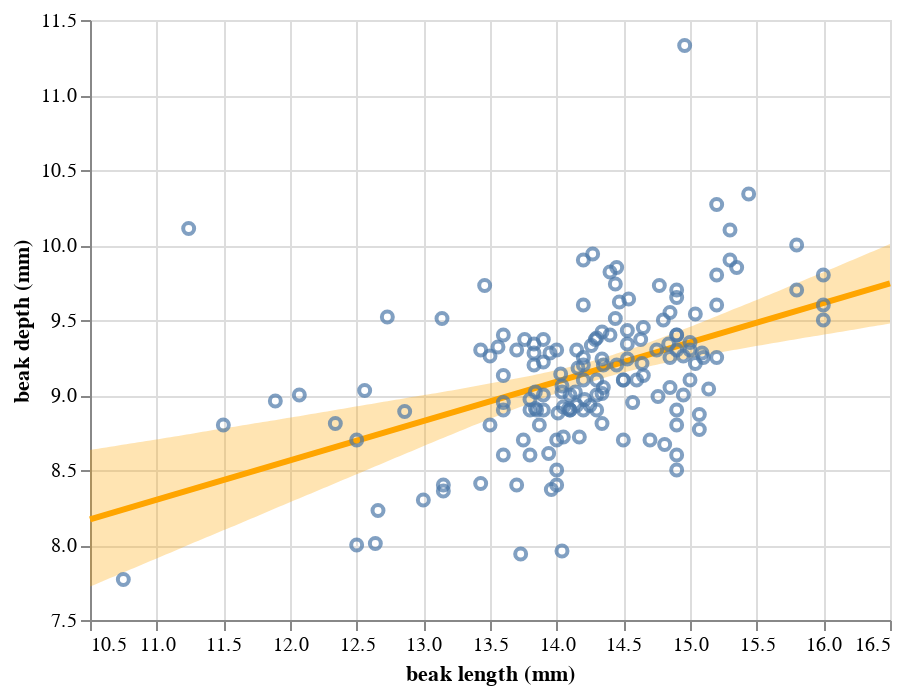

The code cell stored with this chart in its notebook:
### Markdown cell above
Now that we have the upper and lower bounds for the confidence interval, we can make a plot of it.

### Code cell
df_conf = pd.DataFrame({'x': x, 'high': high, 'low': low})

conf = alt.Chart(df_conf
    ).mark_area(
        color='orange',
        opacity=0.3
    ).encode(
        x=alt.X('x:Q', title='beak length (mm)', scale=alt.Scale(zero=False)),
        y=alt.Y('low:Q', title='beak depth (mm)', scale=alt.Scale(zero=False)),
        y2=alt.Y2('high:Q')
    )

conf + reg_line + dots

### Figure 1 — Vega-Lite specification as saved in the notebook (floating-point values rounded to 4 significant figures; data arrays with more than 128 entries replaced by an {"elided": "..."} marker saying what was removed)
{"$schema": "https://vega.github.io/schema/vega-lite/v2.4.3.json", "config": {"view": {"height": 300, "width": 400}}, "layer": [{"data": {"values": {"elided": "200 records"}}, "encoding": {"x": {"field": "x", "scale": {"zero": false}, "title": "beak length (mm)", "type": "quantitative"}, "y": {"field": "low", "scale": {"zero": false}, "title": "beak depth (mm)", "type": "quantitative"}, "y2": {"field": "high", "type": "quantitative"}}, "mark": {"color": "orange", "opacity": 0.3, "type": "area"}}, {"data": {"values": [{"x": 10.5, "y": 8.171}, {"x": 16.5, "y": 9.744}]}, "encoding": {"x": {"field": "x", "scale": {"zero": false}, "title": "beak length (mm)", "type": "quantitative"}, "y": {"field": "y", "scale": {"zero": false}, "title": "beak depth (mm)", "type": "quantitative"}}, "mark": {"color": "orange", "size": 3, "type": "line"}}, {"data": {"values": {"elided": "156 records"}}, "encoding": {"x": {"field": "beak length (mm)", "scale": {"zero": false}, "type": "quantitative"}, "y": {"field": "beak depth (mm)", "scale": {"zero": false}, "type": "quantitative"}}, "mark": "point"}]}
